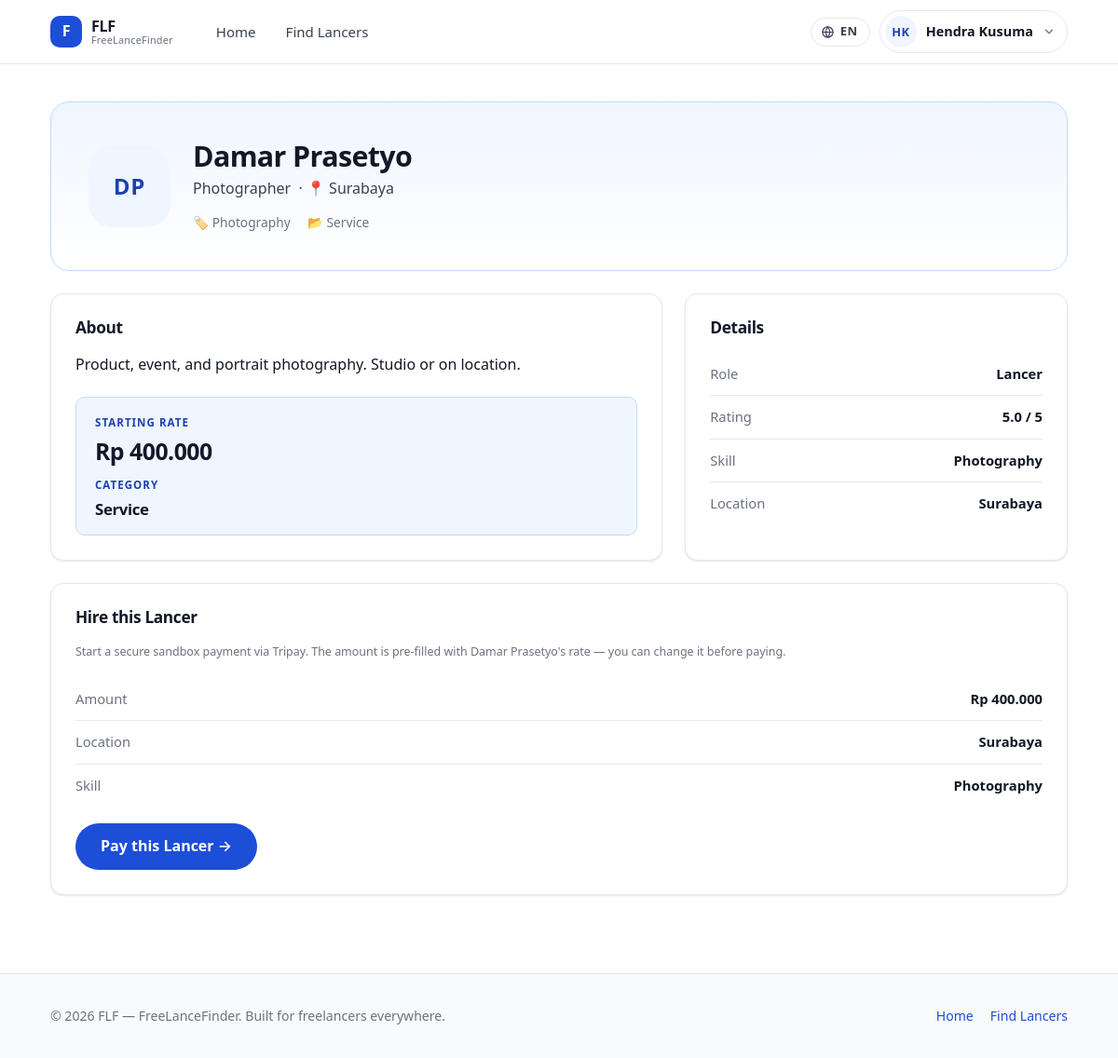
Screenshot of /profile.php?id=4 (signed in) with the database file from the repository.
### tables this page shows
CREATE TABLE lancers (
  id INT AUTO_INCREMENT PRIMARY KEY,
  user_id INT NOT NULL UNIQUE,
  title VARCHAR(150) NOT NULL DEFAULT '',
  skill VARCHAR(150) NOT NULL DEFAULT '',
  category ENUM('IT','Service','Others') NOT NULL DEFAULT 'Others',
  bio TEXT,
  location VARCHAR(120) DEFAULT '',
  rate DECIMAL(10,2) DEFAULT 0,
  rating DECIMAL(2,1) DEFAULT 0,
  created_at TIMESTAMP DEFAULT CURRENT_TIMESTAMP,
  FOREIGN KEY (user_id) REFERENCES users(id) ON DELETE CASCADE
);

CREATE TABLE users (
  id INT AUTO_INCREMENT PRIMARY KEY,
  name VARCHAR(120) NOT NULL,
  email VARCHAR(190) NOT NULL UNIQUE,
  password_hash VARCHAR(255) NOT NULL,
  role ENUM('customer','lancer') NOT NULL DEFAULT 'customer',
  created_at TIMESTAMP DEFAULT CURRENT_TIMESTAMP
);

### includes/auth.php (called while the page is built, shortened)
<?php
function current_user(): ?array {
    return $_SESSION['user'] ?? null;
}
function e(?string $str): string {
    return htmlspecialchars($str ?? '', ENT_QUOTES | ENT_SUBSTITUTE, 'UTF-8');
}
function initials(string $name): string {
    $parts = preg_split('/\s+/', trim($name));
    $out = '';
    foreach (array_slice($parts, 0, 2) as $p) {
        if ($p !== '') $out .= strtoupper(mb_substr($p, 0, 1));
    }
    return $out !== '' ? $out : '?';
}

### includes/lang.php (called while the page is built, shortened)
<?php
function current_lang(): string {
    return $_SESSION['lang'] ?? 'en';
}
function t(string $key, array $replace = []): string {
    global $LANG;
    $lang = current_lang();
    $str  = $LANG[$lang][$key] ?? $LANG['en'][$key] ?? $key;
    foreach ($replace as $k => $v) {
        $str = str_replace(':' . $k, (string)$v, $str);
    }
    return $str;
}

### profile.php (the view, shortened to what this page needs)
<?php
require_once __DIR__ . '/config/db.php';
require_once __DIR__ . '/includes/auth.php';
require_once __DIR__ . '/includes/lang.php';
$me = current_user();
$viewId = isset($_GET['id']) ? (int)$_GET['id'] : (int)$me['id'];
$isSelf = $viewId === (int)$me['id'];
$errors  = [];
$success = '';
$stmt = $pdo->prepare(
        "SELECT u.id, u.name, u.email, u.role, u.created_at,
            l.title, l.skill, l.bio, l.location, l.rate, l.rating, l.category
     FROM users u
     LEFT JOIN lancers l ON l.user_id = u.id
     WHERE u.id = ?"
);
$stmt->execute([$viewId]);
$profile = $stmt->fetch();
$isLancer  = $profile['role'] === 'lancer' && $profile['title'] !== null;
require __DIR__ . '/includes/header.php';
?>
<div class="container">
  <section class="profile-hero">
    <span class="avatar avatar-lg"><?= e(initials($profile['name'])) ?></span>
    <div>
      <h1><?= e($profile['name']) ?></h1>
      <p class="sub">
        <?= $isLancer ? e($profile['title']) : e(t('profile.customer')) ?>
        <?php if ($isLancer && !empty($profile['location'])): ?>
          &nbsp;·&nbsp;<span class="loc-inline">📍 <?= e($profile['location']) ?></span>
        <?php endif; ?>
      </p>
      <div class="meta">
               <?php if ($isLancer && $profile['skill']): ?>
          <span>🏷️ <?= e($profile['skill']) ?></span>
        <?php endif; ?>
        <?php if ($isLancer && !empty($profile['category'])): ?>
          <span>📂 <?= e($profile['category']) ?></span>
        <?php endif; ?>
      </div>
    </div>
  </section>
  <div class="profile-grid">
    <div class="panel">
      <h2><?= e(t('profile.about')) ?></h2>
      <?php if ($isLancer && !empty($profile['bio'])): ?>
        <p><?= nl2br(e($profile['bio'])) ?></p>
      <?php elseif ($isLancer): ?>
        <p class="hint"><?= e(t('profile.no_bio')) ?></p>
      <?php else: ?>
        <p><?= e(t('profile.customer_no')) ?></p>
      <?php endif; ?>
      <?php if ($isLancer): ?>
              <div class="rate-box">
          <?php if ($isSelf): ?>
            <form method="post" class="rate-edit">
              <label for="rate" class="rate-edit__label"><?= e(t('profile.rate_label')) ?></label>
              <div class="rate-edit__row">
                <span class="rate-edit__prefix">Rp</span>
                <input type="number" id="rate" name="rate"
                       class="input rate-edit__input"
                       value="<?= (int)$profile['rate'] ?>"
                       min="0" step="1000" required>
              </div>
              <label for="category" class="rate-edit__label" style="margin-top:18px">
                <?= e(t('profile.category')) ?>
              </label>
              <select class="input" id="category" name="category">
                <option value="IT"      <?= $profile['category'] === 'IT'      ? 'selected' : '' ?>>IT</option>
                <option value="Service" <?= $profile['category'] === 'Service' ? 'selected' : '' ?>><?= e(t('browse.filter_svc')) ?></option>
                <option value="Others"  <?= $profile['category'] === 'Others'  ? 'selected' : '' ?>><?= e(t('browse.filter_other')) ?></option>
              </select>
              <p class="hint"><?= e(t('profile.rate_hint')) ?></p>
              <button class="btn btn-primary" type="submit" style="margin-top:14px">
                <?= e(t('profile.rate_save')) ?>
              </button>
              <?php if ($success): ?>
                <div class="alert alert-success" style="margin-top:12px"><?= e($success) ?></div>
              <?php endif; ?>
              <?php if (!empty($errors['rate'])): ?>
                <div class="err"><?= e($errors['rate']) ?></div>
              <?php endif; ?>
            </form>
          <?php else: ?>
            <span class="rate-box__label"><?= e(t('profile.rate_label')) ?></span>
            <span class="rate-box__value">
              Rp <?= number_format((float)$profile['rate'], 0, ',', '.') ?>
            </span>
            <?php if (!empty($profile['category'])): ?>
              <span class="rate-box__label" style="margin-top:14px"><?= e(t('profile.category')) ?></span>
              <span class="rate-box__value" style="font-size:1.05rem"><?= e($profile['category']) ?></span>
            <?php endif; ?>
          <?php endif; ?>
        </div>
      <?php endif; ?>
    </div>
    <aside class="panel">
      <h2><?= e(t('profile.details')) ?></h2>
      <dl style="margin:0">
        <div class="kv"><dt><?= e(t('profile.role')) ?></dt><dd><?= e(ucfirst($profile['role'])) ?></dd></div>
        <?php if ($isLancer): ?>
          <div class="kv"><dt><?= e(t('profile.rating')) ?></dt><dd><?= number_format((float)$profile['rating'], 1) ?> / 5</dd></div>
          <div class="kv"><dt><?= e(t('profile.skill')) ?></dt><dd><?= e($profile['skill']) ?></dd></div>
          <div class="kv"><dt><?= e(t('profile.location')) ?></dt><dd><?= e($profile['location'] ?: '—') ?></dd></div>
        <?php else: ?>
          <div class="kv"><dt><?= e(t('profile.member_since')) ?></dt><dd><?= date('M j, Y', strtotime($profile['created_at'])) ?></dd></div>
        <?php endif; ?>
      </dl>
    </aside>
    <?php if ($isLancer && !$isSelf): ?>
      <aside class="panel" style="grid-column:1 / -1">
        <h2><?= e(t('profile.hire_h')) ?></h2>
        <p class="hint" style="margin-bottom:18px">
          <?= e(t('profile.hire_text', ['name' => $profile['name']])) ?>
        </p>
        <dl style="margin:0 0 18px">
          <div class="kv"><dt><?= e(t('profile.hire_amount')) ?></dt>
            <dd>Rp <?= number_format((float)$profile['rate'], 0, ',', '.') ?></dd></div>
          <div class="kv"><dt><?= e(t('profile.location')) ?></dt>
            <dd><?= e($profile['location'] ?: '—') ?></dd></div>
          <div class="kv"><dt><?= e(t('profile.skill')) ?></dt>
            <dd><?= e($profile['skill'] ?: '—') ?></dd></div>
        </dl>
        <a class="btn btn-primary btn-lg"
           href="payment/pay.php?lancer_id=<?= (int)$profile['id'] ?>">
          <?= e(t('profile.pay_btn')) ?>
        </a>
      </aside>
    <?php endif; ?>
  </div>
</div>
<?php require __DIR__ . '/includes/footer.php'; ?>

### assets/css/style.css (style rules this page uses)
:root { --ink:#111827; --ink-soft:#374151; --muted:#6B7280; --line:#E5E7EB; --line-strong:#D1D5DB; --surface:#F9FAFB; --surface-2:#F3F4F6; --white:#FFFFFF; --brand:#1D4ED8; --brand-dark:#1E40AF; --brand-soft:#EFF6FF; --brand-line:#BFDBFE; --star:#B45309; --success:#15803D; --danger:#B91C1C; --radius:14px; --radius-sm:10px; --shadow-sm:0 1px 2px rgba(17,24,39,.06), 0 1px 3px rgba(17,24,39,.05); --shadow-md:0 6px 16px rgba(17,24,39,.07), 0 2px 6px rgba(17,24,39,.04); --shadow-lg:0 18px 40px rgba(17,24,39,.10); --font:system-ui,-apple-system,"Segoe UI",Roboto,"Helvetica Neue",Arial,sans-serif; --maxw:1140px; }
*,*::before,*::after { box-sizing:border-box }
html { scroll-behavior:smooth;-webkit-text-size-adjust:100% }
body { margin:0;font-family:var(--font);font-size:1rem;line-height:1.6; color:var(--ink);background:var(--white); }
h1,h2,h3,h4 { margin:0 0 .5em;line-height:1.2;letter-spacing:-.02em;font-weight:700 }
h1 { font-size:clamp(2.1rem,5vw,3.4rem) }
h2 { font-size:clamp(1.5rem,3vw,2.1rem) }
p { margin:0 0 1rem }
a { color:var(--brand);text-decoration:none }
.container { width:100%;max-width:var(--maxw);margin-inline:auto;padding-inline:24px }
.btn { display:inline-flex;align-items:center;justify-content:center;gap:8px; padding:10px 18px;border-radius:999px;border:1px solid transparent; font-weight:600;font-size:.94rem;line-height:1.2;cursor:pointer; transition:background-color .15s,color .15s,border-color .15s,transform .15s; text-decoration:none;white-space:nowrap; }
.btn-primary { background:var(--brand);color:#fff }
.btn-lg { padding:14px 26px;font-size:1rem }
.avatar { display:grid;place-items:center;width:34px;height:34px;border-radius:50%; background:var(--brand-soft);color:var(--brand-dark);font-weight:700; font-size:.8rem;letter-spacing:.03em;flex:none; }
.avatar-lg { width:88px;height:88px;font-size:1.5rem;border-radius:26px }
.loc-inline { color:var(--ink-soft);font-weight:500 }
.hint { font-size:.78rem;color:var(--muted);margin-top:6px }
.profile-hero { display:flex;gap:24px;align-items:center;flex-wrap:wrap; padding:40px;margin-top:40px;border-radius:20px; background:linear-gradient(180deg,var(--brand-soft),#fff); border:1px solid var(--brand-line); }
.profile-hero h1 { font-size:1.9rem;margin-bottom:4px }
.profile-hero .sub { color:var(--ink-soft);margin:0;font-size:1rem }
.profile-hero .meta { display:flex;gap:18px;flex-wrap:wrap;margin-top:12px;font-size:.86rem;color:var(--muted) }
.profile-grid { display:grid;grid-template-columns:1.6fr 1fr;gap:24px;margin:24px 0 84px }
.panel { background:#fff;border:1px solid var(--line);border-radius:var(--radius); padding:26px;box-shadow:var(--shadow-sm); }
.panel h2 { font-size:1.08rem;margin-bottom:16px }
.kv { display:flex;justify-content:space-between;gap:16px;padding:11px 0;border-bottom:1px solid var(--line);font-size:.92rem }
.kv:last-child { border-bottom:0 }
.kv dt { color:var(--muted) }
.kv dd { margin:0;font-weight:600;text-align:right }
.rate-box { margin-top:22px;padding:18px 20px; background:var(--brand-soft); border:1px solid var(--brand-line); border-radius:var(--radius-sm); }
.rate-box__label { display:block;font-size:.72rem;font-weight:700; letter-spacing:.09em;text-transform:uppercase; color:var(--brand-dark);margin-bottom:6px; }
.rate-box__value { display:block;font-size:1.55rem;font-weight:800; color:var(--ink);letter-spacing:-.02em;line-height:1.15; }

### rows the page displays
lancers: user.name "DP", user.name "Damar Prasetyo", title "Photographer", location "Surabaya", skill "Photography", category "Service", bio "Product, event, and portrait photography. Studio or on location.", rate "400.000", user.role "Lancer", rating "5.0", user.name "Start a secure sandbox payment via Tripay. The amount is pre-filled with Damar Prasetyo's rate — you can change it before paying."

### other values shown
t('nav.home') "Home"
t('nav.browse') "Find Lancers"
current_lang() "EN"
initials($user['name']) "HK"
$user['name'] "Hendra Kusuma"
t('profile.about') "About"
t('profile.rate_label') "STARTING RATE"
t('profile.category') "CATEGORY"
t('profile.details') "Details"
t('profile.role') "Role"
t('profile.rating') "Rating"
t('profile.skill') "Skill"
t('profile.location') "Location"
t('profile.hire_h') "Hire this Lancer"
t('profile.hire_amount') "Amount"
